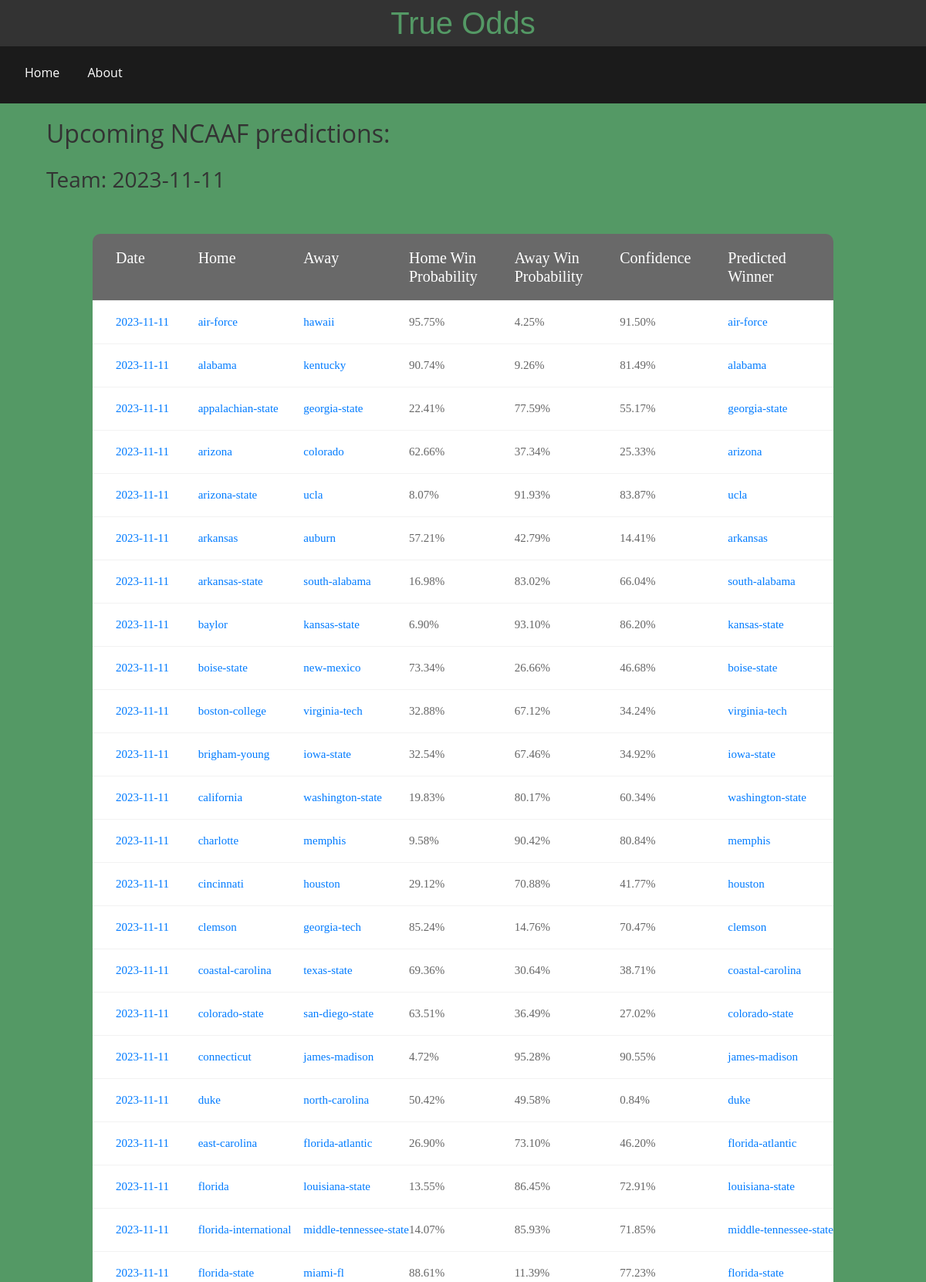
The page /day/2023-11-11 (upper part) on the database its author committed.
### true_odds/models.py (models this page shows)
class Game(db.Model):
    index = db.Column(db.Integer(), primary_key=True, autoincrement=True)
    date = db.Column(db.String(20))
    A = db.Column(db.String(30))  # Adjust the type and length accordingly
    B = db.Column(db.String(30))
    A_win = db.Column(db.Float)
    B_win = db.Column(db.Float)
    ABS_diff = db.Column(db.Float)
    prediction = db.Column(db.String(30))

### true_odds/routes.py (the view)
@app.route('/day/<date>')
def date_page(date):
    date_db = Game.query.filter(Game.date == date)
    return render_template('team_preds.html', name=date, table=date_db)

### true_odds/templates/team_preds.html
{% extends 'pred.html' %}
{% block subsearch %}
Team: {{name}}
{% endblock %}

### true_odds/templates/pred.html (shortened to what this page needs)
{% extends 'base.html' %}
{% block body %}
<div class="page-title">
    <h2>
        Upcoming NCAAF predictions:
    </h2>
    <br>
    <h3>
        {% block subsearch %}{% endblock %}
    </h3>
</div>
<div class="limiter">
    <div class="container-table100">
        <div class="wrap-table100">
            <div class="table">
                <div class="row header">
                    <div class="cell">Date</div>
                    <div class="cell">Home</div>
                    <div class="cell">Away</div>
                    <div class="cell">Home Win Probability</div>
                    <div class="cell">Away Win Probability</div>
                    <div class="cell">Confidence</div>
                    <div class="cell">Predicted Winner</div>
                </div>
                {% for row in table %}
                <div class="row">
                    <div class="cell"><a href="{{ url_for('date_page', date=row.date) }}">{{row.date}}</a></div>
                    <div class="cell"><a href="{{ url_for('team_page', teamname=row.A) }}">{{row.A}}</a></div>
                    <div class="cell"><a href="{{ url_for('team_page', teamname=row.B) }}">{{row.B}}</a></div>
                    <div class="cell">{{ '{:.2%}'.format(row.A_win) }}</div>
                    <div class="cell">{{ '{:.2%}'.format(row.B_win) }}</div>
                    <div class="cell">{{ '{:.2%}'.format(row.ABS_diff) }}</div>
                    <div class="cell"><a href="{{ url_for('team_page', teamname=row.prediction) }}">{{ row.prediction }}</a></div>
                </div>
                {% endfor %}
            </div>
        </div>
    </div>
</div>
{% endblock %}

### true_odds/static/CSS/main-v0.2.css (style rules this page uses)
* { margin: 0px; padding: 0px; box-sizing: border-box; }
body, html { height: 100%; background-color: #333; color: #fff; font-family: 'Open Sans', sans-serif; }
a { margin: 0px; transition: all 0.4s; -webkit-transition: all 0.4s; -o-transition: all 0.4s; -moz-transition: all 0.4s; }
h1,h2,h3,h4,h5,h6 { margin: 0px; }
.limiter { width: 100%; margin: 0 auto; margin-top: 0%; }
.container-table100 { width: 100%; background: #549965; display: -webkit-box; display: -webkit-flex; display: -moz-box; display: -ms-flexbox; display: flex; align-items: center; justify-content: center; flex-wrap: wrap; padding: 33px 30px; }
.page-title { width: 100%; background: #549965; padding: 20px 5%; color: #333; }
.wrap-table100 { width: 960px; border-radius: 10px; overflow: hidden; }
.table { width: 100%; display: table; margin: 0; }
.row { display: table-row; background: #fff; }
.row.header { color: #ffffff; background: #696969; }
.cell { display: table-cell; }
.row .cell { font-family: Poppins-Regular; font-size: 15px; color: #666666; line-height: 1.0; font-weight: unset !important; width: 90px; padding-top: 20px; padding-bottom: 20px; border-bottom: 1px solid #f2f2f2; }
.row.header .cell { font-family: Poppins-Regular; font-size: 20px; color: #fff; line-height: 1.2; font-weight: unset !important; padding-top: 19px; padding-bottom: 19px; }
.row .cell:nth-child(1) { padding-left: 30px; }
.table, .row { width: 100% !important; }

### rows shown on the page
Game: date "2023-11-11", A "air-force", B "hawaii", A_win "95.75%", B_win "4.25%", ABS_diff "91.50%", prediction "air-force"
Game: date "2023-11-11", A "alabama", B "kentucky", A_win "90.74%", B_win "9.26%", ABS_diff "81.49%", prediction "alabama"
Game: date "2023-11-11", A "appalachian-state", B "georgia-state", A_win "22.41%", B_win "77.59%", ABS_diff "55.17%", prediction "georgia-state"
Game: date "2023-11-11", A "arizona", B "colorado", A_win "62.66%", B_win "37.34%", ABS_diff "25.33%", prediction "arizona"
Game: date "2023-11-11", A "arizona-state", B "ucla", A_win "8.07%", B_win "91.93%", ABS_diff "83.87%", prediction "ucla"
Game: date "2023-11-11", A "arkansas", B "auburn", A_win "57.21%", B_win "42.79%", ABS_diff "14.41%", prediction "arkansas"
Game: date "2023-11-11", A "arkansas-state", B "south-alabama", A_win "16.98%", B_win "83.02%", ABS_diff "66.04%", prediction "south-alabama"
Game: date "2023-11-11", A "baylor", B "kansas-state", A_win "6.90%", B_win "93.10%", ABS_diff "86.20%", prediction "kansas-state"
Game: date "2023-11-11", A "boise-state", B "new-mexico", A_win "73.34%", B_win "26.66%", ABS_diff "46.68%", prediction "boise-state"
Game: date "2023-11-11", A "boston-college", B "virginia-tech", A_win "32.88%", B_win "67.12%", ABS_diff "34.24%", prediction "virginia-tech"
Game: date "2023-11-11", A "brigham-young", B "iowa-state", A_win "32.54%", B_win "67.46%", ABS_diff "34.92%", prediction "iowa-state"
Game: date "2023-11-11", A "california", B "washington-state", A_win "19.83%", B_win "80.17%", ABS_diff "60.34%", prediction "washington-state"
Game: date "2023-11-11", A "charlotte", B "memphis", A_win "9.58%", B_win "90.42%", ABS_diff "80.84%", prediction "memphis"
Game: date "2023-11-11", A "cincinnati", B "houston", A_win "29.12%", B_win "70.88%", ABS_diff "41.77%", prediction "houston"
Game: date "2023-11-11", A "clemson", B "georgia-tech", A_win "85.24%", B_win "14.76%", ABS_diff "70.47%", prediction "clemson"
Game: date "2023-11-11", A "coastal-carolina", B "texas-state", A_win "69.36%", B_win "30.64%", ABS_diff "38.71%", prediction "coastal-carolina"
Game: date "2023-11-11", A "colorado-state", B "san-diego-state", A_win "63.51%", B_win "36.49%", ABS_diff "27.02%", prediction "colorado-state"
Game: date "2023-11-11", A "connecticut", B "james-madison", A_win "4.72%", B_win "95.28%", ABS_diff "90.55%", prediction "james-madison"
Game: date "2023-11-11", A "duke", B "north-carolina", A_win "50.42%", B_win "49.58%", ABS_diff "0.84%", prediction "duke"
Game: date "2023-11-11", A "east-carolina", B "florida-atlantic", A_win "26.90%", B_win "73.10%", ABS_diff "46.20%", prediction "florida-atlantic"
Game: date "2023-11-11", A "florida", B "louisiana-state", A_win "13.55%", B_win "86.45%", ABS_diff "72.91%", prediction "louisiana-state"
Game: date "2023-11-11", A "florida-international", B "middle-tennessee-state", A_win "14.07%", B_win "85.93%", ABS_diff "71.85%", prediction "middle-tennessee-state"
Game: date "2023-11-11", A "florida-state", B "miami-fl", A_win "88.61%", B_win "11.39%", ABS_diff "77.23%", prediction "florida-state"

### other values the page prints
{{ name }} "2023-11-11"
